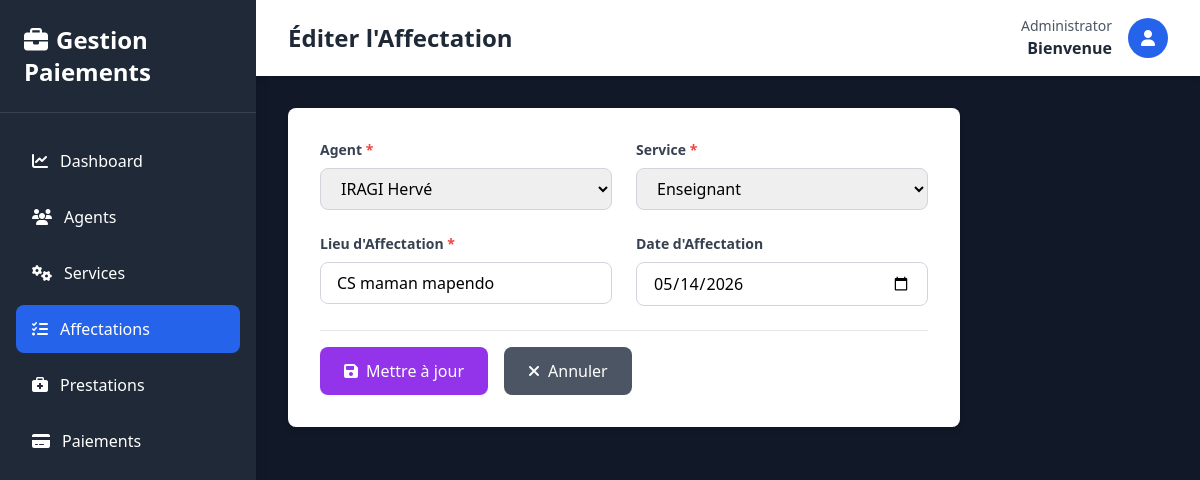
Screenshot of /pages/affectations/add.php?id=1 (signed in) with the database file from the repository.
### tables this page shows
CREATE TABLE `affectation` (
  `id` int(11) NOT NULL,
  `lieu_affectation` varchar(100) DEFAULT NULL,
  `date_affectation` date DEFAULT NULL,
  `id_agent` int(11) NOT NULL,
  `id_service` int(11) NOT NULL
);

CREATE TABLE `agent` (
  `id_agent` int(11) NOT NULL,
  `nom_complet` varchar(100) NOT NULL,
  `adresse` varchar(150) DEFAULT NULL,
  `date_naissance` date DEFAULT NULL,
  `telephone` varchar(20) DEFAULT NULL,
  `profil` varchar(50) DEFAULT NULL,
  `lieu_naissance` varchar(100) DEFAULT NULL,
  `fonction` varchar(100) DEFAULT NULL
);

CREATE TABLE `service` (
  `id` int(11) NOT NULL,
  `designation` varchar(100) NOT NULL,
  `description` text DEFAULT NULL
);

### Classes/Agent.php (called while the page is built, shortened)
<?php
require_once __DIR__ . '/../Config/Database.php';
class Agent {
    private $id_agent;
    private $nom_complet;
    public function __construct(
        $nom_complet = null,
        $adresse = null,
        $date_naissance = null,
        $telephone = null,
        $profil = null,
        $lieu_naissance = null,
        $fonction = null,
        $id_agent = null
    ) {
        $this->id_agent = $id_agent;
        $this->nom_complet = $nom_complet;
    }
    public function getIdAgent() {
        return $this->id_agent;
    }
    public function getNomComplet() {
        return $this->nom_complet;
    }
    public static function getAll() {
        $db = Database::getInstance();
        $sql = "SELECT * FROM Agent";
        $agents = [];
        try {
            $stmt = $db->prepare($sql);
            $stmt->execute();
            while ($row = $stmt->fetch(PDO::FETCH_ASSOC)) {
                $agent = new self(
                    $row['nom_complet'],
                    $row['adresse'],
                    $row['date_naissance'],
                    $row['telephone'],
                    $row['profil'],
                    $row['lieu_naissance'],
                    $row['fonction'],
                    $row['id_agent']
                );
                $agents[] = $agent;
            }
            return $agents;
        } catch (PDOException $e) {
            echo "Erreur lors de la récupération : " . $e->getMessage();
            return [];
        }
    }
}
?>

### Config/Database.php (called while the page is built, shortened)
<?php
class Database {
    private static $host = 'localhost';
    private static $db_name = 'gestion_paiement_agents';
    private static $user = 'root';
    private static $password = '';
    private static $conn;
    public static function connect() {
        self::$conn = null;
        try {
            $dsn = 'mysql:host=' . self::$host . ';dbname=' . self::$db_name . ';charset=utf8';
            self::$conn = new PDO($dsn, self::$user, self::$password);
            self::$conn->setAttribute(PDO::ATTR_ERRMODE, PDO::ERRMODE_EXCEPTION);
        } catch (PDOException $e) {
            die('Erreur de connexion : ' . $e->getMessage());
        }
        return self::$conn;
    }
    public static function getInstance() {
        return self::$conn;
    }
}
?>

### Classes/Affectation.php (called while the page is built, shortened)
<?php
require_once __DIR__ . '/../Config/Database.php';
class Affectation {
    private $lieu_affectation;
    private $date_affectation;
    private $id_agent;
    private $id_service;
    public function __construct(
        $lieu_affectation = null,
        $date_affectation = null,
        $id_agent = null,
        $id_service = null,
        $id = null
    ) {
        $this->lieu_affectation = $lieu_affectation;
        $this->date_affectation = $date_affectation;
        $this->id_agent = $id_agent;
        $this->id_service = $id_service;
    }
    public function getLieuAffectation() {
        return $this->lieu_affectation;
    }
    public function getDateAffectation() {
        return $this->date_affectation;
    }
    public function getIdAgent() {
        return $this->id_agent;
    }
    public function getIdService() {
        return $this->id_service;
    }
    public static function getById($id) {
        $db = Database::getInstance();
        $sql = "SELECT * FROM Affectation WHERE id = :id";
        try {
            $stmt = $db->prepare($sql);
            $stmt->bindParam(':id', $id);
            $stmt->execute();
            if ($stmt->rowCount() > 0) {
                $row = $stmt->fetch(PDO::FETCH_ASSOC);
                return new self(
                    $row['lieu_affectation'],
                    $row['date_affectation'],
                    $row['id_agent'],
                    $row['id_service'],
                    $row['id']
                );
            }
            return null;
        } catch (PDOException $e) {
            echo "Erreur lors de la récupération : " . $e->getMessage();
            return null;
        }
    }
}
?>

### Classes/Service.php (called while the page is built, shortened)
<?php
require_once __DIR__ . '/../Config/Database.php';
class Service {
    private $id;
    private $designation;
    public function __construct(
        $designation = null,
        $description = null,
        $short_description = null,
        $photo = null,
        $id = null
    ) {
        $this->id = $id;
        $this->designation = $designation;
    }
    public function getId() {
        return $this->id;
    }
    public function getDesignation() {
        return $this->designation;
    }
    public static function getAll($search = null) {
        $db = Database::getInstance();
        $sql = "SELECT * FROM Service";
        $services = [];
        try {
            $stmt = $db->prepare($sql);
            $stmt->execute();
            while ($row = $stmt->fetch(PDO::FETCH_ASSOC)) {
                $service = new self(
                    $row['designation'],
                    $row['description'],
                    $row['short_description'] ?? null,
                    $row['photo'] ?? null,
                    $row['id']
                );
                $services[] = $service;
            }
            return $services;
        } catch (PDOException $e) {
            echo "Erreur lors de la récupération : " . $e->getMessage();
            return [];
        }
    }
}
?>

### pages/affectations/add.php (the view, shortened to what this page needs)
<?php
require_once __DIR__ . '/../../Config/Database.php';
require_once __DIR__ . '/../../Classes/Affectation.php';
require_once __DIR__ . '/../../Classes/Agent.php';
require_once __DIR__ . '/../../Classes/Service.php';
$affectation = null;
$title = "Ajouter une Affectation";
$button_text = "Ajouter";
$agents = Agent::getAll();
$services = Service::getAll();
if (isset($_GET['id'])) {
    $affectation = Affectation::getById($_GET['id']);
    $title = "Éditer l'Affectation";
    $button_text = "Mettre à jour";
}
?>
<!DOCTYPE html>
<html lang="fr">
<head>
    <script src="https://cdn.tailwindcss.com"></script>
    <link rel="stylesheet" href="https://cdnjs.cloudflare.com/ajax/libs/font-awesome/6.4.0/css/all.min.css">
</head>
<body class="bg-gray-50">
    <div class="flex h-screen bg-gray-900">
        <div class="w-64 bg-gray-800 text-white shadow-lg overflow-y-auto">
            <div class="p-6 border-b border-gray-700">
                <h1 class="text-2xl font-bold">
                    <i class="fas fa-briefcase mr-2"></i>Gestion Paiements
                </h1>
            </div>
            <nav class="mt-6 px-4">
                <ul class="space-y-2">
                    <li>
                        <a href="../../index.php" class="flex items-center px-4 py-3 rounded-lg hover:bg-gray-700 transition">
                            <i class="fas fa-chart-line mr-3"></i>Dashboard
                        </a>
                    </li>
                    <li>
                        <a href="../agents/index.php" class="flex items-center px-4 py-3 rounded-lg hover:bg-gray-700 transition">
                            <i class="fas fa-users mr-3"></i>Agents
                        </a>
                    </li>
                    <li>
                        <a href="../services/index.php" class="flex items-center px-4 py-3 rounded-lg hover:bg-gray-700 transition">
                            <i class="fas fa-cogs mr-3"></i>Services
                        </a>
                    </li>
                    <li>
                        <a href="index.php" class="flex items-center px-4 py-3 rounded-lg bg-blue-600 hover:bg-blue-700 transition">
                            <i class="fas fa-tasks mr-3"></i>Affectations
                        </a>
                    </li>
                    <li>
                        <a href="../prestations/index.php" class="flex items-center px-4 py-3 rounded-lg hover:bg-gray-700 transition">
                            <i class="fas fa-briefcase-medical mr-3"></i>Prestations
                        </a>
                    </li>
                    <li>
                        <a href="../paiements/index.php" class="flex items-center px-4 py-3 rounded-lg hover:bg-gray-700 transition">
                            <i class="fas fa-credit-card mr-3"></i>Paiements
                        </a>
                    </li>
                </ul>
            </nav>
        </div>
        <div class="flex-1 flex flex-col overflow-hidden">
            <div class="bg-white shadow-md">
                <div class="max-w-7xl mx-auto px-4 sm:px-6 lg:px-8 py-4 flex justify-between items-center w-full">
                    <h2 class="text-2xl font-bold text-gray-800"><?php echo $title; ?></h2>
                    <div class="flex items-center gap-4">
                        <div class="text-right">
                            <p class="text-sm text-gray-600">Administrator</p>
                            <p class="font-semibold text-gray-800">Bienvenue</p>
                        </div>
                        <div class="w-10 h-10 bg-blue-600 rounded-full flex items-center justify-center text-white">
                            <i class="fas fa-user"></i>
                        </div>
                    </div>
                </div>
            </div>
            <div class="flex-1 overflow-auto p-8">
                <div class="max-w-2xl bg-white rounded-lg shadow-md p-8">
                    <form method="POST" class="space-y-6">
                        <div class="grid grid-cols-1 md:grid-cols-2 gap-6">
                            <div>
                                <label class="block text-sm font-semibold text-gray-700 mb-2">
                                    Agent <span class="text-red-500">*</span>
                                </label>
                                <select name="id_agent" class="w-full px-4 py-2 border border-gray-300 rounded-lg focus:outline-none focus:border-blue-500" required>
                                    <?php foreach ($agents as $agent): ?>
                                    <option value="<?php echo $agent->getIdAgent(); ?>" <?php echo $affectation && $affectation->getIdAgent() == $agent->getIdAgent() ? 'selected' : ''; ?>>
                                        <?php echo $agent->getNomComplet(); ?>
                                    </option>
                                    <?php endforeach; ?>
                                </select>
                            </div>
                            <div>
                                <label class="block text-sm font-semibold text-gray-700 mb-2">
                                    Service <span class="text-red-500">*</span>
                                </label>
                                <select name="id_service" class="w-full px-4 py-2 border border-gray-300 rounded-lg focus:outline-none focus:border-blue-500" required>
                                    <?php foreach ($services as $service): ?>
                                    <option value="<?php echo $service->getId(); ?>" <?php echo $affectation && $affectation->getIdService() == $service->getId() ? 'selected' : ''; ?>>
                                        <?php echo $service->getDesignation(); ?>
                                    </option>
                                    <?php endforeach; ?>
                                </select>
                            </div>
                            <div>
                                <label class="block text-sm font-semibold text-gray-700 mb-2">
                                    Lieu d'Affectation <span class="text-red-500">*</span>
                                </label>
                                <input type="text" name="lieu_affectation" class="w-full px-4 py-2 border border-gray-300 rounded-lg focus:outline-none focus:border-blue-500"
                                    value="<?php echo $affectation ? $affectation->getLieuAffectation() : ''; ?>" required>
                            </div>
                            <div>
                                <label class="block text-sm font-semibold text-gray-700 mb-2">
                                    Date d'Affectation
                                </label>
                                <input type="date" name="date_affectation" class="w-full px-4 py-2 border border-gray-300 rounded-lg focus:outline-none focus:border-blue-500"
                                    value="<?php echo $affectation ? $affectation->getDateAffectation() : ''; ?>">
                            </div>
                        </div>
                        <div class="flex gap-4 pt-4 border-t border-gray-200">
                            <button type="submit" class="bg-purple-600 hover:bg-purple-700 text-white px-6 py-3 rounded-lg flex items-center gap-2 transition">
                                <i class="fas fa-save"></i> <?php echo $button_text; ?>
                            </button>
                            <a href="index.php" class="bg-gray-600 hover:bg-gray-700 text-white px-6 py-3 rounded-lg flex items-center gap-2 transition">
                                <i class="fas fa-times"></i> Annuler
                            </a>
                        </div>
                    </form>
                </div>
            </div>
        </div>
    </div>
</body>
</html>

### rows the page displays
affectation: id_agent "IRAGI Hervé", id_service "Enseignant", lieu_affectation "CS maman mapendo", date_affectation "05/14/2026"

### other values shown
$title "Éditer l'Affectation"
$button_text "Mettre à jour"
